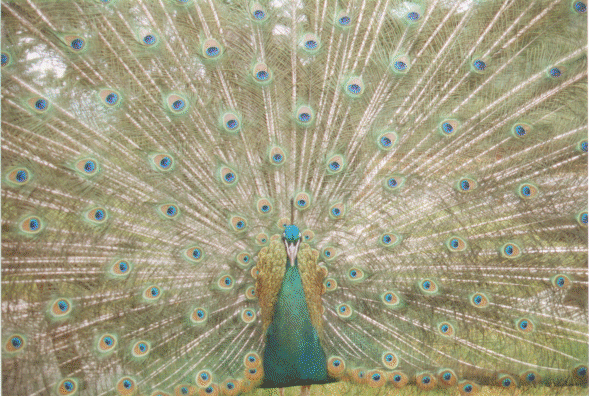
%> input picture DSP/peacock.png, 589 x 396 px
$ octave img_test.m   (GNU Octave 9; MATLAB toolbox functions it lacks are replaced by stand-ins)
%> lines starting %> are read from the running program, lines starting %| are printed output that depends on the picture; in (x1, y1, x2, y2) boxes, pixels count from 0 and x2, y2 are one past the last pixel; in counts of white or black regions, pixels touching at a corner belong together; the program's own positions count from 1
### DSP/cfi_load.m
function s = cfi_load(filename)
%> called with filename = 'peacock.png'
%CFI_LOAD Load an image
%s = cfi_load(filename)
%loads an image (PNG/JPG) and puts it into s.data
%

    if nargin < 1
        error('cfi_load requires a filename as input.');
    end
    if ~isfile(filename)
        error('File not found: %s', filename);
    end

    % read the image & store in struct
    s.data = imread(filename);
%> s.data is the input picture: size 396x589x3 uint8; mean R, G, B 161.5, 157.1, 128.8
    s.info = imfinfo(filename);
end

### DSP/cfi_segment.m
function m = cfi_segment(s)
%CFI_SEGMENT make a mask
%
%   m = cfi_segment(s)
%   makes a black and white mask to separate foreground and background
%

    if ~isfield(s, 'data')
        error('The struct s must contain a field named "data".');
    end

    img = s.data;
    if ndims(img) == 3
        img = rgb2gray(img);
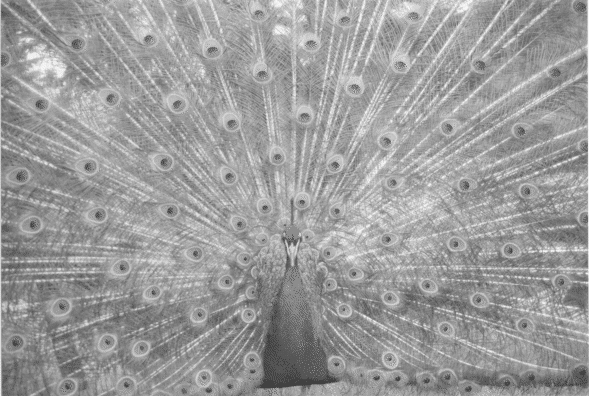
%> img: size 396x589 uint8; min 65, max 246, mean 155.2
    end

    level = graythresh(img);
%> level = 0.612
    m = imbinarize(img, level);
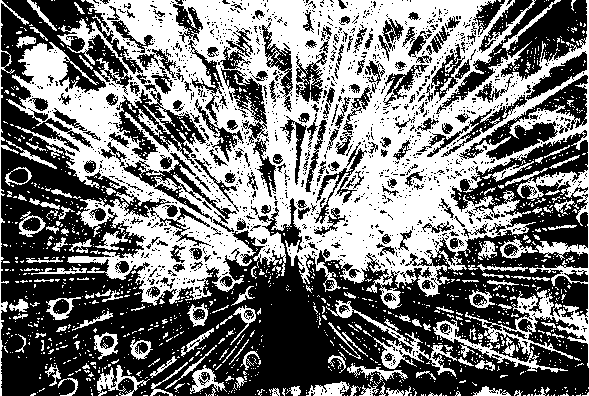
%> m: size 396x589 logical; 46.9% white; 1600 white regions (1461 under 20 px), largest, box (x1, y1, x2, y2) and area: (6, 0, 589, 373) 90736, (326, 300, 457, 377) 1427, (0, 0, 29, 396) 792
end

### DSP/cfi_ext.m
function ss = cfi_ext(s)
%CFI_EXT cartoon effect
%
%   ss = cfi_ext(s)
%   makes the image look cartoon like by smoothing and adding edges
%

    img = s.data;
    if ndims(img) == 3
        img_gray = rgb2gray(img);
    else
        img_gray = img;
    end

    % smooth image using median filter
    smoothed_img = medfilt2(img_gray, [7 7]);
    edges = edge(img_gray, 'Sobel');
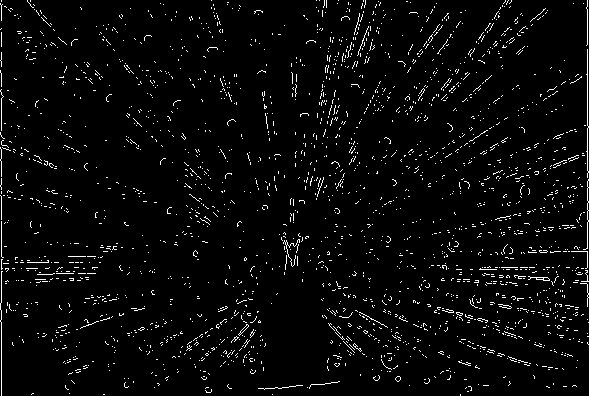
%> edges: size 396x589 logical; 3.6% white in thin lines or dots
    inverted_edges = ~edges;
%> inverted_edges: size 396x589 logical; 96.4% white; black in thin lines or dots
    cartoon_img = uint8(double(smoothed_img) .* double(inverted_edges));

   if ndims(img) == 3
        cartoon_img_rgb = zeros(size(img), 'uint8');
        for c = 1:3
            channel = img(:, :, c);
            smoothed_channel = medfilt2(channel, [7 7]);
            cartoon_channel = uint8(double(smoothed_channel) .* double(inverted_edges));
            cartoon_img_rgb(:, :, c) = cartoon_channel;
        end
%> this loop made 3 passes
%> pass 1, in cfi_ext, `channel = img(:, :, c);`:
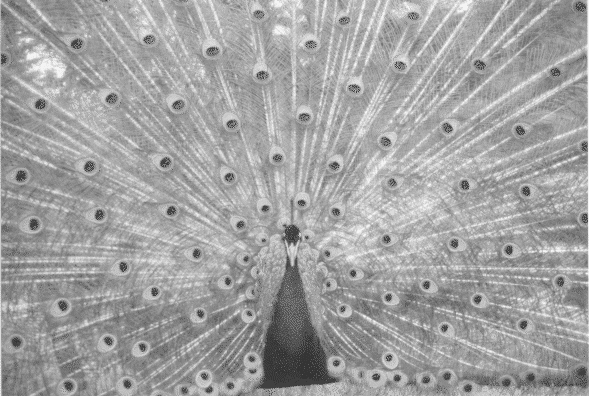
%> channel: size 396x589 uint8; min 52, max 244, mean 161.5
%> pass 1, in cfi_ext, `smoothed_channel = medfilt2(channel, [7 7]);`:
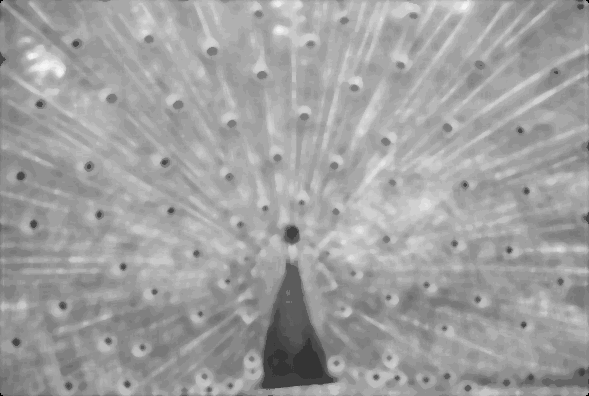
%> smoothed_channel: size 396x589 uint8; min 0, max 244, mean 159.9
%> pass 1, in cfi_ext, `cartoon_channel = uint8(double(smoothed_channel) .* double(inverted_ed..`:
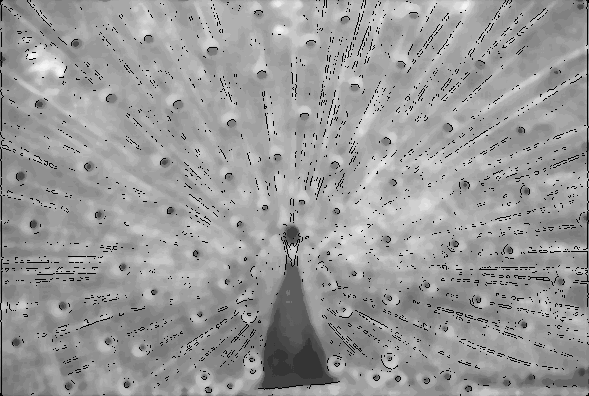
%> cartoon_channel: size 396x589 uint8; min 0, max 244, mean 154.1
%> after the loop:
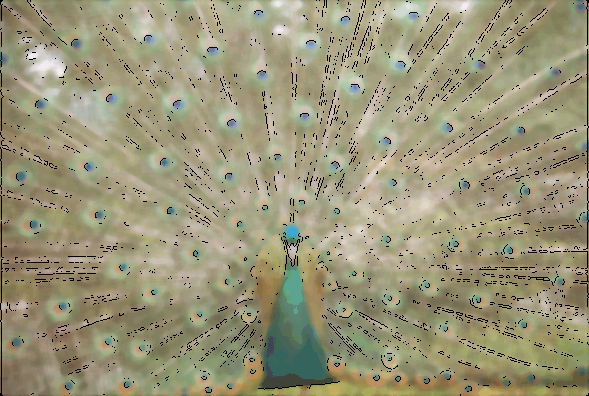
%> cartoon_img_rgb: size 396x589x3 uint8; mean R, G, B 154.1, 150, 120.7
        cartoon_img = cartoon_img_rgb;
    end
        ss.data = cartoon_img;
end

### DSP/cfi_display.m
function cfi_display(s, domain)
%CFI_DISPLAY Show the image
%
% cfi_display(s) shows the image
% cfi_display(s, 'e') shows the mask from cfi_segment
%
    if nargin < 2
        domain = 's';
    end

    if ~isfield(s, 'data')
        error('The struct s must contain a field named "data".');
    end

    switch lower(domain(1))
        case 's'

            imshow(s.data, []);

        case 'e'
            m = cfi_segment(s);
            imshow(m);

        otherwise
            error('Invalid domain. Use ''s'' for spatial or ''e'' for segmentation.');
    end
end

### DSP/img_test.m
% img_test.m
% whilst doing the labels for each figure, the labels below get mixed up
% and ive tried to fix that multiple but there has no soultion as it works
% once then does not.
% i have placed close all on top so that when another image is run the
% previous gets close as assumption was thats why my labels are mixed up
% but it still has not be fixed
close all; clear; clc;

% load  image
s = cfi_load('peacock.png');

% figure 1: original image
figure(1); clf;
cfi_display(s, 's');
title('Spatial Domain Image');

% figure 2:segmented mask
figure(2); clf;
m = cfi_segment(s); % or cfi_display(s, 'e');
imshow(m);
title('Segmented Mask');

%figure 3: cartoon ext
figure(3); clf;
ss = cfi_ext(s);
imshow(ss.data, []);
title('Cartoon Effect Image');
